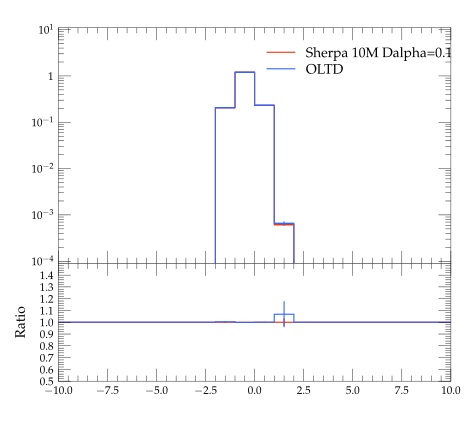

This figure's Python source:
#! /usr/bin/env python

# This Python script was auto-generated using YODA v2.0.0.
# Analysis object: /evtb/inc_t_y
# Timestamp: 12-04-2024 (11:12:09)

import matplotlib as mpl
import matplotlib.pyplot as plt
mpl.use('Agg') # comment out for interactive use
import os
import numpy as np

plotDir = os.path.split(os.path.realpath(__file__))[0]
if 'YODA_USER_PLOT_PATH' in globals():
    plot_outdir = globals()['YODA_USER_PLOT_PATH']
else:
    plot_outdir = plotDir

#plot style
plt.style.use(os.path.join(plotDir, '../default.mplstyle'))
# plot metadata
figW, figH = plt.rcParams['figure.figsize']
ax_xLabel = r''
ax_yLabel = r''
ax_title  = r''
ax_xScale = 'linear'
ax_yScale = 'log'
xLims = (-10.0, 10.0)
yLims = (9e-05, 11.0)

# TeX-friendly labels for the legend
labels = [ r"Sherpa 10M Dalpha=0.1", r"OLTD" ]

# Create figure and axis objects
fig, (ax, ratio0_ax) = plt.subplots(2, 1, sharex=True,
                  figsize=(figW,figH), gridspec_kw={'height_ratios': (2, 1)})
ratio0_ax.yaxis.set_major_locator(mpl.ticker.MultipleLocator(0.1))
ratio0_ax.set_ylim(0.5, 1.4999)
ratio0_ax.set_ylabel('Ratio')

# LineColor map: curve index -> color
linecolors = {0: '#EE3311', 1: '#3366FF'}
# the numerical data is stored in a separate file
dataf = dict()
prefix = os.path.split(__file__)[0]
if prefix:    prefix = prefix + '/'
exec(open(prefix+'inc_t_y__data.py').read(), dataf)


legend_handles = [] # keep track of handles for the legend

# style options for curves
# starts at zorder>=5 to draw curve on top of legend
styles = {
  'curve0': {
    'color' : linecolors[0],
    'linestyle' : '-',
    'marker' : 'o',
    'zorder' : 5,
    'histstyle' : True,
  },
  'curve1': {
    'color' : linecolors[1],
    'linestyle' : '-',
    'marker' : 'o',
    'zorder' : 6,
    'histstyle' : True,
  },
}
# curve from input yoda files in main panel
for label in dataf['yvals'].keys():
    if all(np.isnan(v) for v in dataf['yvals'][label]):
        continue
    tmp = None
    if styles[label]['histstyle']: # draw as histogram
        tmp, = ax.plot(dataf['xedges'], dataf['yedges'][label],
                       color=styles[label]['color'],
                       linestyle=styles[label]['linestyle'],
                       drawstyle='steps-pre', solid_joinstyle='miter',
                       zorder=styles[label]['zorder'], label=label)
        ax.errorbar(dataf['xpoints'], dataf['yvals'][label], color=styles[label]['color'],
                    xerr=dataf['xerrs'], yerr=[dataf['ydowns'][label], dataf['yups'][label]],
                    linestyle='none', zorder=styles[label]['zorder'])
    else: # draw as scatter
        tmp = ax.errorbar(dataf['xpoints'], dataf['yvals'][label],
                          xerr=dataf['xerrs'],
                          yerr=[ dataf['ydowns'][label],
                          dataf['yups'][label] ],
                          fmt=styles[label]['marker'],
                          ecolor=styles[label]['color'],
                          color=styles[label]['color'], zorder=2)
        tmp[-1][0].set_linestyle(styles[label]['linestyle'])
    legend_handles += [tmp]
    for varLabel in dataf['variation_yvals'].keys():
        if varLabel.startswith(label):
            tmp, = ax.plot(dataf['xedges'], dataf['variation_yvals'][varLabel],
                           color=styles[label]['color'],
                           linestyle=styles[label]['linestyle'],
                           drawstyle='steps-pre', solid_joinstyle='miter',
                           zorder=styles[label]['zorder'], alpha=0.5)


# plots on ratio panel
# curve from input yoda files in ratio panel
for label, yvals in dataf['ratio0_yvals'].items():
    if all(np.isnan(v) for v in yvals):
        continue
    if styles[label]['histstyle']: # plot as histogram
        ratio0_ax.plot(dataf['xedges'], yvals,
                       color=styles[label]['color'],
                       linestyle=styles[label]['linestyle'],
                       drawstyle='steps-pre', zorder=1,
                       solid_joinstyle='miter')
        ratio0_ax.vlines(dataf['xpoints'],
                         dataf['ratio0_ymin'][label],
                         dataf['ratio0_ymax'][label],
                         color=styles[label]['color'], zorder=1)
    else: # plot as scatter
        tmp = ratio0_ax.errorbar(dataf['xpoints'],
                                 yvals, xerr=dataf['xerrs'],
                                 yerr=dataf['ratio0_yerrs'][label],
                                 fmt=styles[label]['marker'],
                                 ecolor=styles[label]['color'],
                                 color=styles[label]['color'])
        tmp[-1][0].set_linestyle(styles[label]['linestyle'])

    for varlabel in dataf['ratio0_variation_vals'].keys():
        if varlabel.startswith(label):
            ratio0_ax.plot(dataf['xedges'],
                            dataf['ratio0_variation_vals'][varlabel],
                            color=styles[label]['color'],
                            linestyle=styles[label]['linestyle'],
                            drawstyle='steps-pre', solid_joinstyle='miter',
                            zorder=1, alpha=0.5)

legend_pos = (0.5, 0.97)
ax.legend(legend_handles, labels, loc='upper left', bbox_to_anchor=legend_pos)

# set plot metadata as defined above
ratio0_ax.set_xlabel(ax_xLabel)
ratio0_ax.xaxis.set_label_coords(1., -.15)
ax.set_ylabel(ax_yLabel, loc='top')
ax.set_title(ax_title, loc='left')
ax.set_xscale(ax_xScale)
ax.set_yscale(ax_yScale)
ax.set_xlim(xLims)
ax.set_ylim(yLims)

# tick formatting
plt.rcParams['xtick.top'] = True
plt.rcParams['ytick.right'] = True
ax.yaxis.set_major_locator(mpl.ticker.LogLocator(base=10.0, numticks=np.inf))
ax.yaxis.set_minor_locator(mpl.ticker.LogLocator(
                           base=10.0, subs=np.arange(0.1, 1, 0.1), numticks=np.inf))
fig.align_ylabels((ax, ratio0_ax))
plt.savefig(os.path.join(plot_outdir, 'inc_t_y.pdf'), format='PDF')
plt.savefig(os.path.join(plot_outdir, 'inc_t_y.png'), format='PNG')

plt.close(fig)
